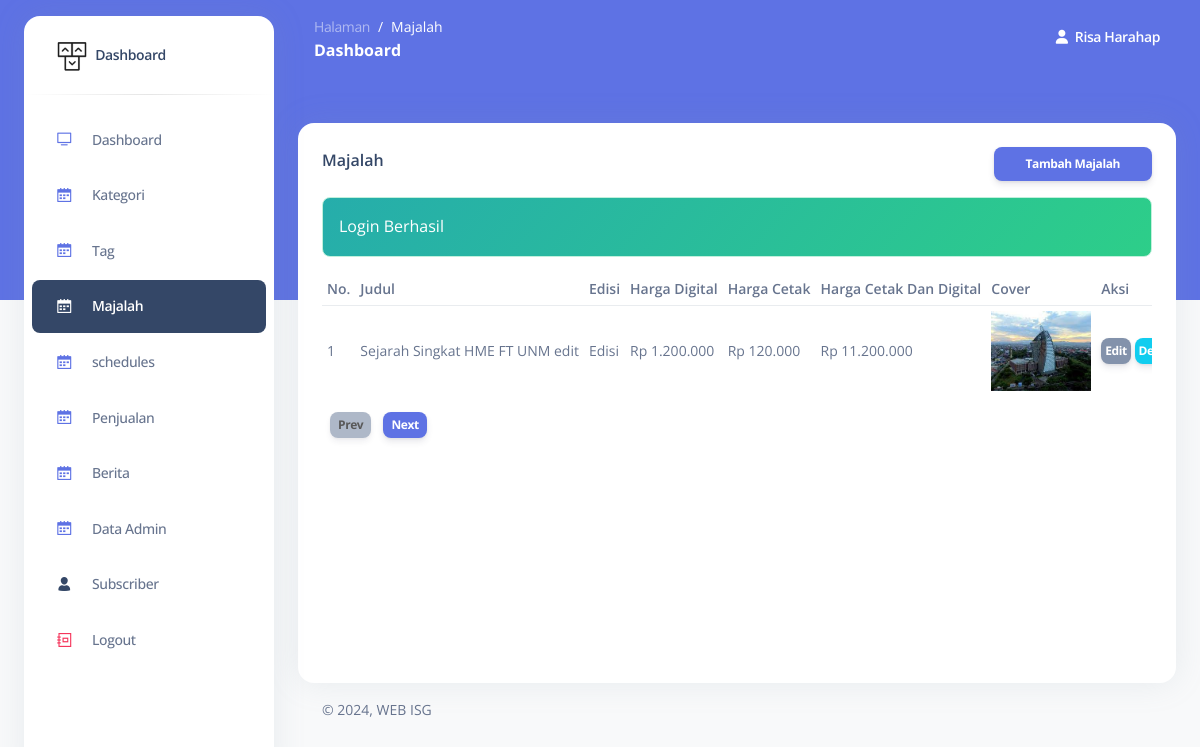
The app's page /admin/majalah.php (signed in) with its own data.
### tables this page shows
CREATE TABLE `majalah` (
  `id_majalah` int NOT NULL,
  `judul` varchar(200) DEFAULT NULL,
  `edisi` varchar(50) DEFAULT NULL,
  `desk` text,
  `isi` varchar(50) DEFAULT NULL,
  `cover` varchar(50) DEFAULT NULL,
  `harga_digital` int DEFAULT NULL,
  `harga_cetak` int DEFAULT NULL,
  `harga_keduanya` int DEFAULT NULL
);

### admin/function/query.php (called while the page is built, shortened)
<?php
function query_select($table, $role = [])
{
  global $conn;
  $sql = "SELECT * FROM $table";
  if (isset($role['limit'])) {
    $sql .= " LIMIT " . $role['limit'];
  }
  $result = mysqli_query($conn, $sql);
  $rows = [];
  while ($row = mysqli_fetch_assoc($result)) {
    $rows[] = $row;
  }
  return $rows;
}

### admin/majalah.php (the view, shortened to what this page needs)
<?php
$dataCount = 10;
$page = getPage();
$first = $page > 1 ? ($page * $dataCount) - $dataCount : 0;
$previousPage = $page - 1;
$nextPage = $page + 1;
$data = query_select("majalah", [
	"limit" => "$first, $dataCount",
]);
 ?>
<!DOCTYPE html>
<html lang="en">
<body class="g-sidenav-show   bg-gray-100">
  <main class="main-content position-relative border-radius-lg ">
    <div class="container-fluid py-4">
      <div class="row mt-4">
        <div class="col-lg-12 mb-lg-0 mb-4">
          <div class="card " style="min-height: 70vh">
            <div class="card-body">
            	<div class="d-flex justify-content-between">
	              <h6 class="mb-2">Majalah</h6>
            		<a href="majalah-add.php" class="btn btn-sm btn-primary">Tambah Majalah</a>
            	</div>
	            <div class="table-responsive">
	              <table class="table align-items-center ">
	              	<thead>
	              		<tr>
	              			<th>No.</th>
	              			<th>Judul</th>
	              			<th>Edisi</th>
							  <th>Harga Digital</th>
							<th>Harga Cetak</th>
											<th>Harga Cetak Dan Digital</th>
	              			<th>Cover</th>
	              			<th style="width: 150px">Aksi</th>
	              		</tr>
	              	</thead>
	                <tbody>
	                	<?php if ($data): ?>
	                		<?php $no = 1; ?>
	                		<?php foreach ($data as $val): ?>
	                			<tr>
	                				<td><?= $first + $no++ ?></td>
	                				<td><?= $val["judul"] ?></td>
	                				<td><?= $val["edisi"] ?></td>
									<td><?= rp($val['harga_cetak']) ?></td>
											<td><?= rp($val['harga_digital']) ?></td>
											<td><?= rp($val['harga_keduanya']) ?></td>
	                				<td>
	                					<img src="assets/img/<?= $val["cover"] ?>" style="width: 100px" alt="">
	                				</td>
	                				<td>
	                					<a href="majalah-edit.php?id=<?= $val["id_majalah"] ?>" class="p-1 mb-0 btn btn-sm btn-secondary">Edit</a>
	                					<a href="majalah-detail.php?id=<?= $val["id_majalah"] ?>" class="p-1 mb-0 btn btn-sm btn-info">Detail</a>
	                				</td>
	                			</tr>
	                		<?php endforeach ?>
	                	<?php endif ?>
	                </tbody>
	              </table>
	              <?php if ($data): ?>
	              <div class="d-flex justify-content-start">
                      <div>
                          <a href="?page=<?= $previousPage ?><?= get("q") ? "&q=" . get("q") : "" ?>" class="btn btn-sm ms-2 py-1 px-2 btn-secondary <?= $page == 1 ? "disabled" : "" ?>">Prev</a>
                          <a href="?page=<?= $nextPage ?><?= get("q") ? "&q=" . get("q") : "" ?>" class="btn btn-sm ms-2 py-1 px-2 btn-primary">Next</a>
                      </div>
                  </div>
	            </div>
              <?php endif ?>
            </div>
          </div>
        </div>
      </div>
    </div>
  </main>
</body>
</html>

### admin/partials/head.php (style rules this page uses)
.table-responsive table thead th, .table-responsive table tbody td { text-align: left !important; padding: 0 !important; font-size: 14px; padding: 5px !important; }

### records on screen
majalah: no "1", judul "Sejarah Singkat HME FT UNM edit", edisi "Edisi", harga_cetak "Rp 1.200.000", harga_digital "Rp 120.000", harga_keduanya "Rp 11.200.000", cover (picture)

### other values on screen
$hal "Majalah"
$_SESSION[KEY]["login"]["nama"] "Risa Harahap"
$comp "Login Berhasil"
